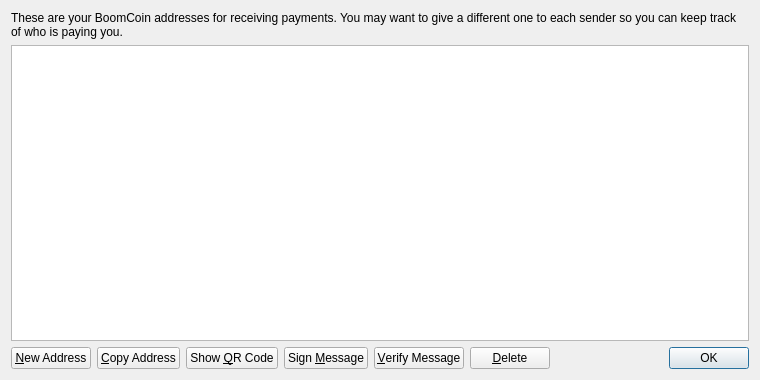
<?xml version="1.0" encoding="UTF-8"?>
<ui version="4.0">
 <class>AddressBookPage</class>
 <widget class="QWidget" name="AddressBookPage">
  <property name="geometry">
   <rect>
    <x>0</x>
    <y>0</y>
    <width>760</width>
    <height>380</height>
   </rect>
  </property>
  <property name="windowTitle">
   <string>Address Book</string>
  </property>
  <layout class="QVBoxLayout" name="verticalLayout">
   <item>
    <widget class="QLabel" name="labelExplanation">
     <property name="text">
      <string>These are your BoomCoin addresses for receiving payments. You may want to give a different one to each sender so you can keep track of who is paying you.</string>
     </property>
     <property name="textFormat">
      <enum>Qt::PlainText</enum>
     </property>
     <property name="wordWrap">
      <bool>true</bool>
     </property>
    </widget>
   </item>
   <item>
    <widget class="QTableView" name="tableView">
     <property name="contextMenuPolicy">
      <enum>Qt::CustomContextMenu</enum>
     </property>
     <property name="toolTip">
      <string>Double-click to edit address or label</string>
     </property>
     <property name="tabKeyNavigation">
      <bool>false</bool>
     </property>
     <property name="alternatingRowColors">
      <bool>true</bool>
     </property>
     <property name="selectionMode">
      <enum>QAbstractItemView::SingleSelection</enum>
     </property>
     <property name="selectionBehavior">
      <enum>QAbstractItemView::SelectRows</enum>
     </property>
     <property name="sortingEnabled">
      <bool>true</bool>
     </property>
     <attribute name="verticalHeaderVisible">
      <bool>false</bool>
     </attribute>
    </widget>
   </item>
   <item>
    <layout class="QHBoxLayout" name="horizontalLayout">
     <item>
      <widget class="QPushButton" name="newAddressButton">
       <property name="toolTip">
        <string>Create a new address</string>
       </property>
       <property name="text">
        <string>&amp;New Address</string>
       </property>
       <property name="icon">
        <iconset resource="../bitcoin.qrc">
         <normaloff>:/icons/add</normaloff>:/icons/add</iconset>
       </property>
      </widget>
     </item>
     <item>
      <widget class="QPushButton" name="copyToClipboard">
       <property name="toolTip">
        <string>Copy the currently selected address to the system clipboard</string>
       </property>
       <property name="text">
        <string>&amp;Copy Address</string>
       </property>
       <property name="icon">
        <iconset resource="../bitcoin.qrc">
         <normaloff>:/icons/editcopy</normaloff>:/icons/editcopy</iconset>
       </property>
      </widget>
     </item>
     <item>
      <widget class="QPushButton" name="showQRCode">
       <property name="text">
        <string>Show &amp;QR Code</string>
       </property>
       <property name="icon">
        <iconset resource="../bitcoin.qrc">
         <normaloff>:/icons/qrcode</normaloff>:/icons/qrcode</iconset>
       </property>
      </widget>
     </item>
     <item>
      <widget class="QPushButton" name="signMessage">
       <property name="toolTip">
        <string>Sign a message to prove you own a BoomCoin address</string>
       </property>
       <property name="text">
        <string>Sign &amp;Message</string>
       </property>
       <property name="icon">
        <iconset resource="../bitcoin.qrc">
         <normaloff>:/icons/edit</normaloff>:/icons/edit</iconset>
       </property>
      </widget>
     </item>
     <item>
      <widget class="QPushButton" name="verifyMessage">
       <property name="toolTip">
        <string>Verify a message to ensure it was signed with a specified BoomCoin address</string>
       </property>
       <property name="text">
        <string>&amp;Verify Message</string>
       </property>
       <property name="icon">
        <iconset resource="../bitcoin.qrc">
         <normaloff>:/icons/transaction_0</normaloff>:/icons/transaction_0</iconset>
       </property>
      </widget>
     </item>
     <item>
      <widget class="QPushButton" name="deleteButton">
       <property name="toolTip">
        <string>Delete the currently selected address from the list</string>
       </property>
       <property name="text">
        <string>&amp;Delete</string>
       </property>
       <property name="icon">
        <iconset resource="../bitcoin.qrc">
         <normaloff>:/icons/remove</normaloff>:/icons/remove</iconset>
       </property>
      </widget>
     </item>
     <item>
      <spacer name="horizontalSpacer">
       <property name="orientation">
        <enum>Qt::Horizontal</enum>
       </property>
       <property name="sizeHint" stdset="0">
        <size>
         <width>40</width>
         <height>20</height>
        </size>
       </property>
      </spacer>
     </item>
     <item>
      <widget class="QDialogButtonBox" name="buttonBox">
       <property name="sizePolicy">
        <sizepolicy hsizetype="Maximum" vsizetype="Fixed">
         <horstretch>0</horstretch>
         <verstretch>0</verstretch>
        </sizepolicy>
       </property>
       <property name="standardButtons">
        <set>QDialogButtonBox::Ok</set>
       </property>
      </widget>
     </item>
    </layout>
   </item>
  </layout>
 </widget>
 <resources>
  <include location="../bitcoin.qrc"/>
 </resources>
 <connections/>
</ui>
